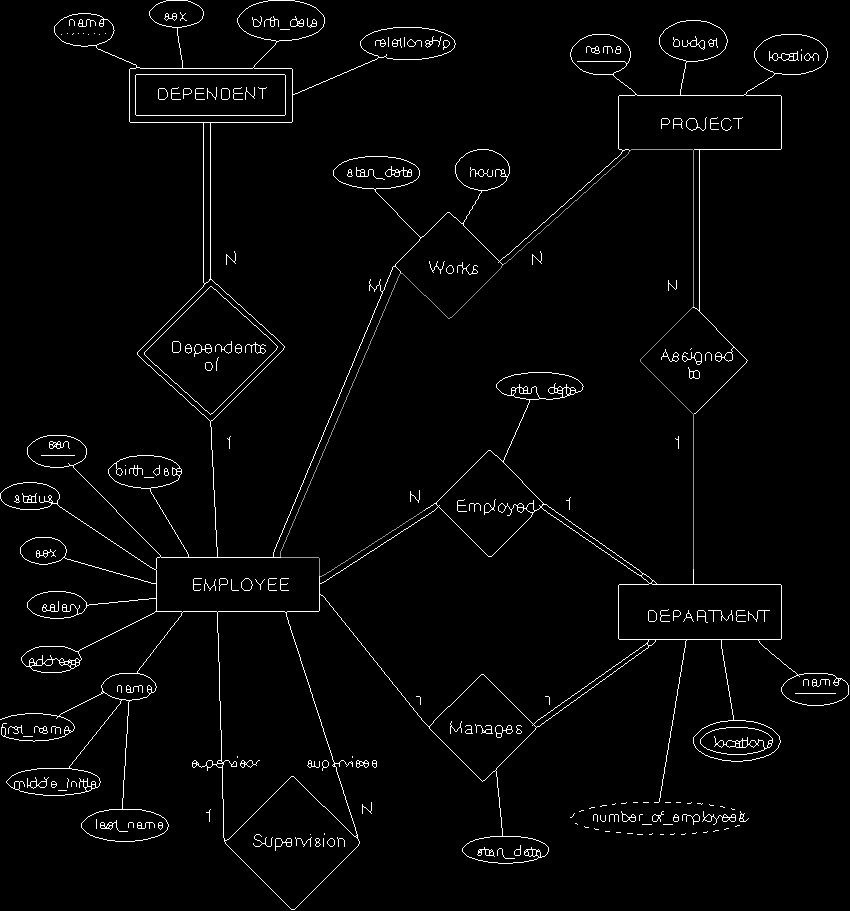
#> input picture src/before_path_11_16_5.png, 850 x 911 px
$ python -i detect_rel_prop.py   (imports and definitions only)
#> lines starting #> are read from the running program, lines starting #| are printed output that depends on the picture; after the words box and inside, x2 and y2 are one past the last pixel; in counts of white or black regions, pixels touching at a corner belong together
#> further down, picture is the input picture: shape (911, 850); min 0, max 255, mean 6
import numpy as np
import cv2 as cv
import math
from skimage.morphology import dilation
from path_points import *
from utility import fillHole
import pytesseract
# [170 lines left out: functions check_direct_path, filter_paths, getMaxBorders, get_paths, get_contour, filter_points and 2 more, not called in this run]


def distance_tuble(p1,p2):
    return math.sqrt((p1[0]-p2[0])**2+(p1[1]-p2[1])**2)
def get_correct_path_point(path,center_relation):
    dist = [distance_tuble(p,center_relation) for p in path]
    return path[np.argmin(dist)]


# [57 lines left out: function cardinality, not called in this run]


def get_relation_cardinality(cardinality_img):
    cardinality_img = 255 - cardinality_img
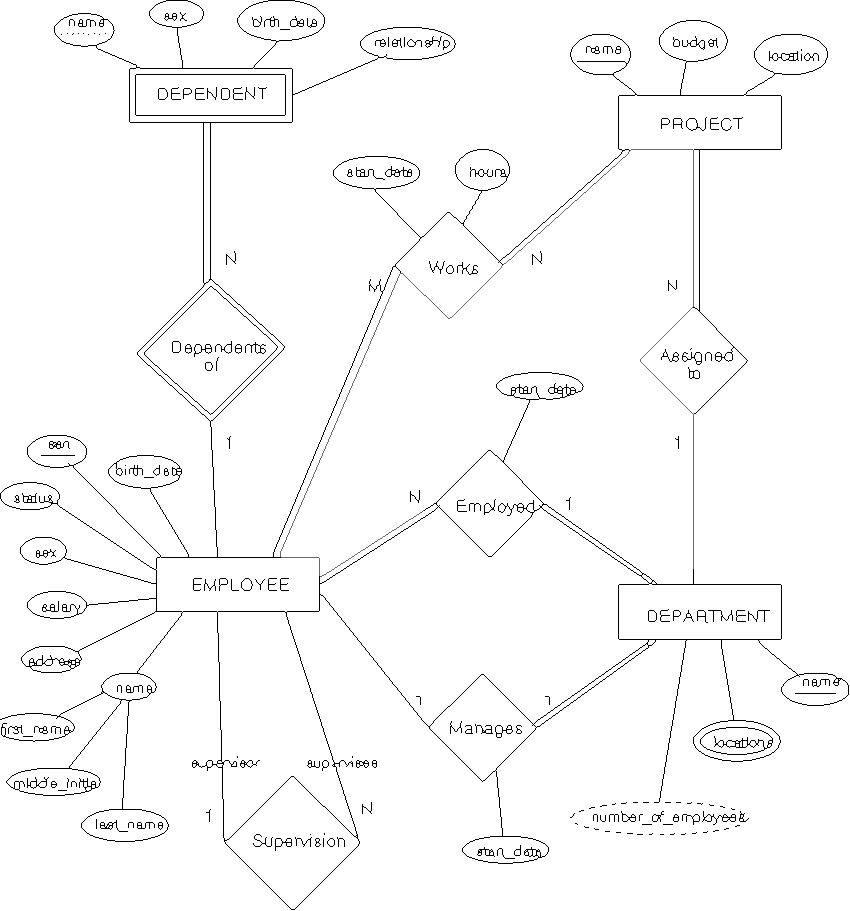
#> cardinality_img: shape (911, 850); min 0, max 255, mean 249
    contours = cv.findContours(cardinality_img, cv.RETR_TREE, cv.CHAIN_APPROX_SIMPLE)[0]
#> contours = 5520 contours, 5260 with area under 20; largest, box (x1, y1, x2, y2) and area: (0, 0, 850, 911) 772532, (129, 121, 293, 284) 960, (693, 148, 782, 313) 498, (618, 638, 782, 650) 349, (135, 114, 286, 117) 298
    cardinality_img = 255 - cardinality_img
    for contour in contours:
        x,y,w,h= cv.boundingRect(contour)
        textImage = cardinality_img[y:y+h,x:x+w].copy()
        textImage = cv.copyMakeBorder(textImage, 2, 2, 2, 2,  cv.BORDER_CONSTANT, None, (255,255,255))
        custom_config = r'--oem 3 --psm 6'
        extractedText = pytesseract.image_to_string(textImage,config=custom_config)
        if extractedText == "\x0c":
            extractedText = ""
        else:
            extractedText = extractedText.split('\n')[0]

        if "N" in extractedText:
            return "N"
        elif "M" in extractedText:
            return "M"
        elif "1" in extractedText:
            return "1"
#> this loop made 1 pass
#> (x, y, w, h, custom_config) on pass 1: (0, 0, 850, 911, '--oem 3 --psm 6')
#> pass 1, in get_relation_cardinality, `textImage = cv.copyMakeBorder(textImage, 2, 2, 2, 2,  cv.BORDER_CONSTA..`:
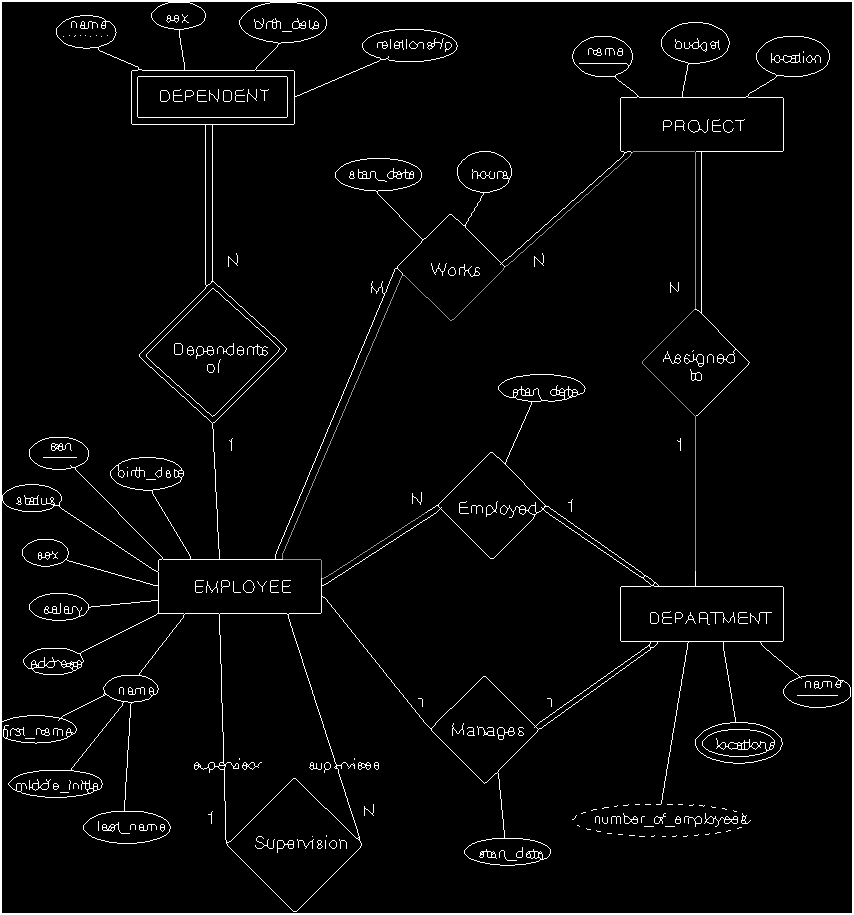
#> textImage: shape (915, 854); min 0, max 255, mean 8.2
    return "N"


# [18 lines left out: function detectDirectionPath, not called in this run]

>>> import cv2
>>> picture = cv2.imread('before_path_11_16_5.png', cv2.IMREAD_GRAYSCALE)
#> (the run stopped early here; a loop or call above may not have finished)
